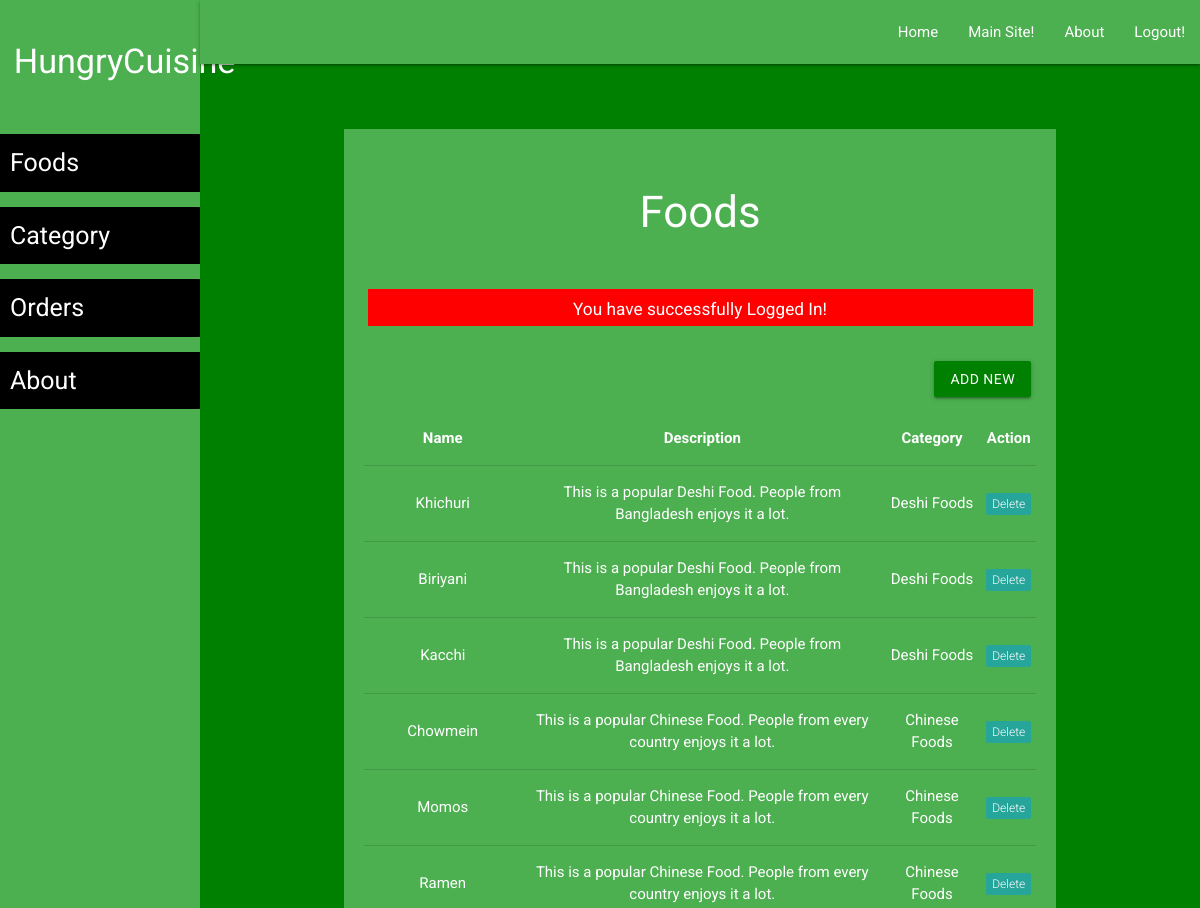
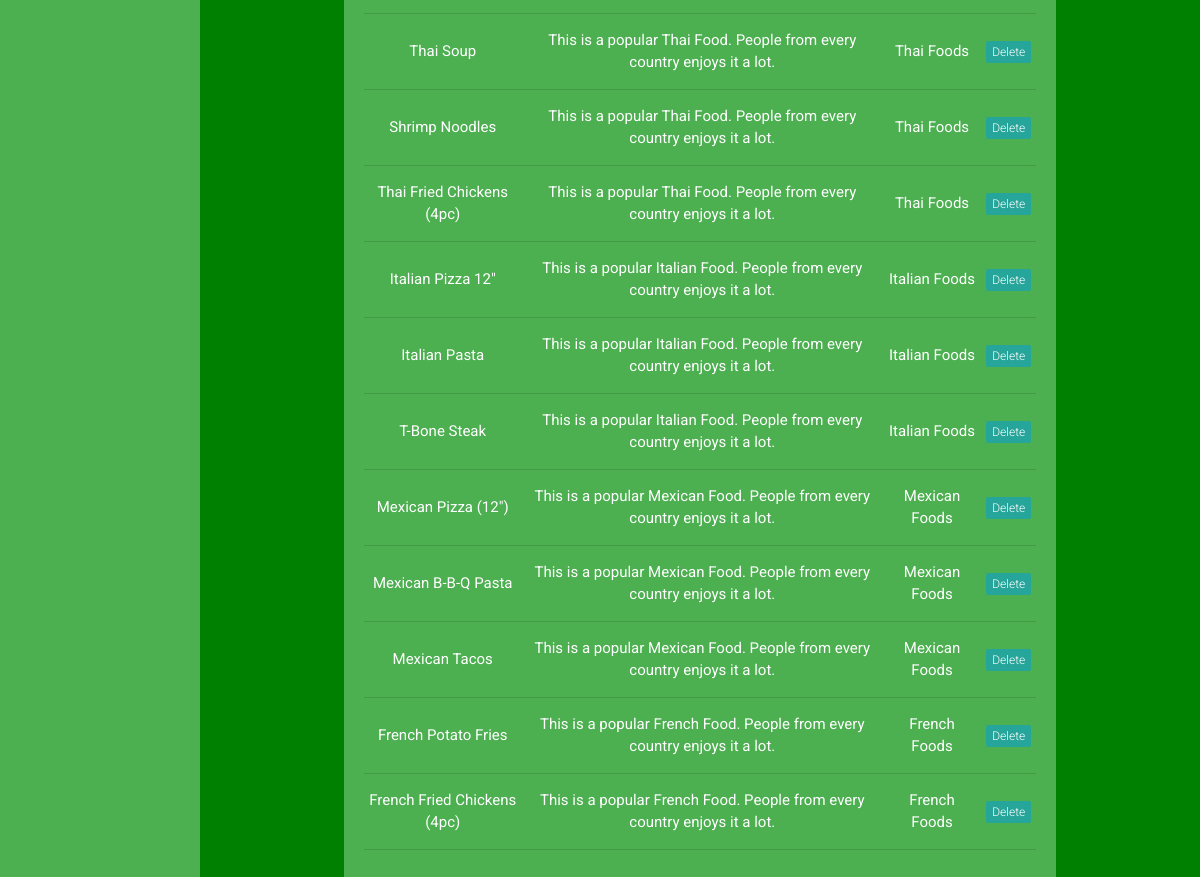
The app's page /admin/food-list.php (signed in) with its own data (2 pictures, top to bottom).
### tables this page shows
CREATE TABLE `food` (
  `id` int(11) NOT NULL,
  `cat_id` int(10) NOT NULL,
  `fname` varchar(50) NOT NULL,
  `price` int(11) NOT NULL,
  `description` varchar(250) NOT NULL
);

CREATE TABLE `categories` (
  `id` int(11) NOT NULL,
  `name` varchar(250) NOT NULL,
  `short_desc` varchar(250) NOT NULL,
  `long_desc` varchar(500) NOT NULL
);

### admin/food-list.php (the view, shortened to what this page needs)
<?php require('layout/header.php'); ?>
<?php require('layout/left-sidebar-long.php'); ?>
<?php require('layout/topnav.php'); ?>
<?php require('layout/left-sidebar-short.php'); ?>
<?php
require('../backends/connection-pdo.php');
$sql = 'SELECT food.id, food.fname, food.description, categories.name
        FROM food
        LEFT JOIN categories
        ON food.cat_id = categories.id';
$query  = $pdoconn->prepare($sql);
$query->execute();
$arr_all = $query->fetchAll(PDO::FETCH_ASSOC);
?>
<div class="section white-text" style="background: #4caf50;">
	<div class="section">
		<h3>Foods</h3>
	</div>
  <?php
    if (isset($_SESSION['msg'])) {
        echo '<div class="section center" style="margin: 5px 35px;"><div class="row" style="background: red; color: white;">
        <div class="col s12">
            <h6>'.$_SESSION['msg'].'</h6>
            </div>
        </div></div>';
    }
    ?>
	<div class="section right" style="padding: 15px 25px;">
		<a href="food-add.php" class="waves-effect waves-light btn">Add New</a>
	</div>
	<div class="section center" style="padding: 20px;">
		<table class="centered responsive-table">
        <thead>
          <tr>
              <th>Name</th>
              <th>Description</th>
              <th>Category</th>
              <th>Action</th>
          </tr>
        </thead>
        <tbody>
          <?php
            foreach ($arr_all as $key) {
          ?>
          <tr>
            <td><?php echo $key['fname']; ?></td>
            <td><?php echo $key['description']; ?></td>
            <td><?php echo $key['name']; ?></td>
            <td><a href="../backends/admin/food-delete.php?id=<?php echo $key['id']; ?>"><span class="new badge" data-badge-caption="">Delete</span></a></td>
          </tr>
          <?php } ?>
        </tbody>
      </table>
	</div>
</div>
<?php require('layout/footer.php'); ?>

### css/form-style.css (style rules this page uses)
body { background: #4caf50; font-family: "Roboto", sans-serif; -webkit-font-smoothing: antialiased; -moz-osx-font-smoothing: grayscale; }
.btn, .btn:active, .btn:hover { background: green !important; width: 100%; }
.row { margin-bottom: 0 !important; }
.col { padding: 0 !important; }

### records on screen
food: fname "Khichuri", description "This is a popular Deshi Food. People from Bangladesh enjoys it a lot.", categories.name "Deshi Foods"
food: fname "Biriyani", description "This is a popular Deshi Food. People from Bangladesh enjoys it a lot.", categories.name "Deshi Foods"
food: fname "Kacchi", description "This is a popular Deshi Food. People from Bangladesh enjoys it a lot.", categories.name "Deshi Foods"
food: fname "Chowmein", description "This is a popular Chinese Food. People from every country enjoys it a lot.", categories.name "Chinese Foods"
food: fname "Momos", description "This is a popular Chinese Food. People from every country enjoys it a lot.", categories.name "Chinese Foods"
food: fname "Ramen", description "This is a popular Chinese Food. People from every country enjoys it a lot.", categories.name "Chinese Foods"
food: fname "Thai Soup", description "This is a popular Thai Food. People from every country enjoys it a lot.", categories.name "Thai Foods"
food: fname "Shrimp Noodles", description "This is a popular Thai Food. People from every country enjoys it a lot.", categories.name "Thai Foods"
food: fname "Thai Fried Chickens (4pc)", description "This is a popular Thai Food. People from every country enjoys it a lot.", categories.name "Thai Foods"
food: fname "Italian Pizza 12\"", description "This is a popular Italian Food. People from every country enjoys it a lot.", categories.name "Italian Foods"
food: fname "Italian Pasta", description "This is a popular Italian Food. People from every country enjoys it a lot.", categories.name "Italian Foods"
food: fname "T-Bone Steak", description "This is a popular Italian Food. People from every country enjoys it a lot.", categories.name "Italian Foods"
food: fname "Mexican Pizza (12\")", description "This is a popular Mexican Food. People from every country enjoys it a lot.", categories.name "Mexican Foods"
food: fname "Mexican B-B-Q Pasta", description "This is a popular Mexican Food. People from every country enjoys it a lot.", categories.name "Mexican Foods"
food: fname "Mexican Tacos", description "This is a popular Mexican Food. People from every country enjoys it a lot.", categories.name "Mexican Foods"
food: fname "French Potato Fries", description "This is a popular French Food. People from every country enjoys it a lot.", categories.name "French Foods"
food: fname "French Fried Chickens (4pc)", description "This is a popular French Food. People from every country enjoys it a lot.", categories.name "French Foods"

### other values on screen
$_SESSION['msg'] "You have successfully Logged In!"
